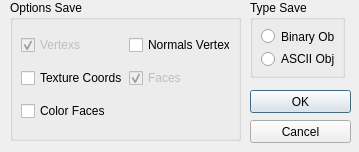
<ui version="4.0" >
 <author></author>
 <comment></comment>
 <exportmacro></exportmacro>
 <class>SaveMaskObjDialog</class>
 <widget class="QDialog" name="SaveMaskObjDialog" >
  <property name="geometry" >
   <rect>
    <x>0</x>
    <y>0</y>
    <width>359</width>
    <height>152</height>
   </rect>
  </property>
  <property name="windowTitle" >
   <string>Dialog</string>
  </property>
  <widget class="QPushButton" name="okButton" >
   <property name="geometry" >
    <rect>
     <x>250</x>
     <y>90</y>
     <width>101</width>
     <height>23</height>
    </rect>
   </property>
   <property name="text" >
    <string>OK</string>
   </property>
  </widget>
  <widget class="QPushButton" name="cancelButton" >
   <property name="geometry" >
    <rect>
     <x>250</x>
     <y>120</y>
     <width>101</width>
     <height>23</height>
    </rect>
   </property>
   <property name="text" >
    <string>Cancel</string>
   </property>
  </widget>
  <widget class="QGroupBox" name="groupBox_2" >
   <property name="geometry" >
    <rect>
     <x>250</x>
     <y>0</y>
     <width>95</width>
     <height>78</height>
    </rect>
   </property>
   <property name="title" >
    <string>Type Save</string>
   </property>
   <layout class="QVBoxLayout" >
    <property name="margin" >
     <number>8</number>
    </property>
    <property name="spacing" >
     <number>6</number>
    </property>
    <item>
     <widget class="QRadioButton" name="binaryButton" >
      <property name="text" >
       <string>Binary Obj</string>
      </property>
     </widget>
    </item>
    <item>
     <widget class="QRadioButton" name="asciiButton" >
      <property name="text" >
       <string>ASCII Obj</string>
      </property>
     </widget>
    </item>
   </layout>
  </widget>
  <widget class="QGroupBox" name="groupBox_3" >
   <property name="geometry" >
    <rect>
     <x>10</x>
     <y>0</y>
     <width>231</width>
     <height>141</height>
    </rect>
   </property>
   <property name="title" >
    <string>Options Save</string>
   </property>
   <layout class="QGridLayout" >
    <property name="margin" >
     <number>8</number>
    </property>
    <property name="spacing" >
     <number>6</number>
    </property>
    <item row="0" column="0" >
     <widget class="QCheckBox" name="vertexCheck" >
      <property name="enabled" >
       <bool>false</bool>
      </property>
      <property name="text" >
       <string>Vertexs</string>
      </property>
      <property name="checked" >
       <bool>true</bool>
      </property>
     </widget>
    </item>
    <item row="2" column="0" >
     <widget class="QCheckBox" name="colorFaceCheck" >
      <property name="text" >
       <string>Color Faces</string>
      </property>
     </widget>
    </item>
    <item row="1" column="0" >
     <widget class="QCheckBox" name="textureCheck" >
      <property name="text" >
       <string>Texture Coords</string>
      </property>
     </widget>
    </item>
    <item row="1" column="1" >
     <widget class="QCheckBox" name="faceCheck" >
      <property name="enabled" >
       <bool>false</bool>
      </property>
      <property name="text" >
       <string>Faces</string>
      </property>
      <property name="checked" >
       <bool>true</bool>
      </property>
     </widget>
    </item>
    <item row="0" column="1" >
     <widget class="QCheckBox" name="normalCheck" >
      <property name="text" >
       <string>Normals Vertex</string>
      </property>
     </widget>
    </item>
   </layout>
  </widget>
 </widget>
 <pixmapfunction></pixmapfunction>
 <resources/>
 <connections>
  <connection>
   <sender>cancelButton</sender>
   <signal>clicked()</signal>
   <receiver>SaveMaskObjDialog</receiver>
   <slot>reject()</slot>
   <hints>
    <hint type="sourcelabel" >
     <x>369</x>
     <y>253</y>
    </hint>
    <hint type="destinationlabel" >
     <x>179</x>
     <y>282</y>
    </hint>
   </hints>
  </connection>
  <connection>
   <sender>okButton</sender>
   <signal>clicked()</signal>
   <receiver>SaveMaskObjDialog</receiver>
   <slot>accept()</slot>
   <hints>
    <hint type="sourcelabel" >
     <x>278</x>
     <y>253</y>
    </hint>
    <hint type="destinationlabel" >
     <x>96</x>
     <y>254</y>
    </hint>
   </hints>
  </connection>
 </connections>
</ui>
